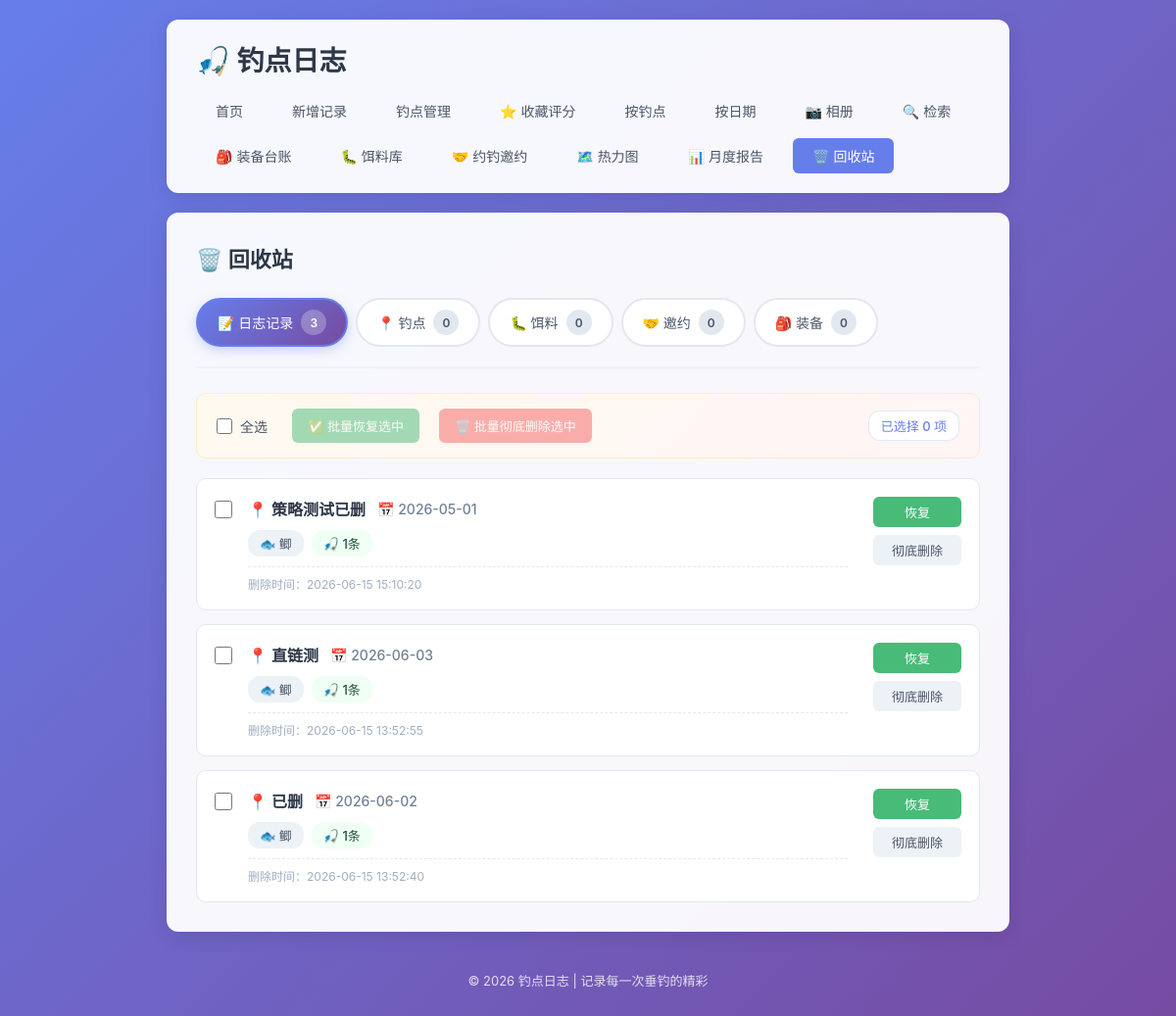
/recycle-bin, run on an earlier commit of the app's database.
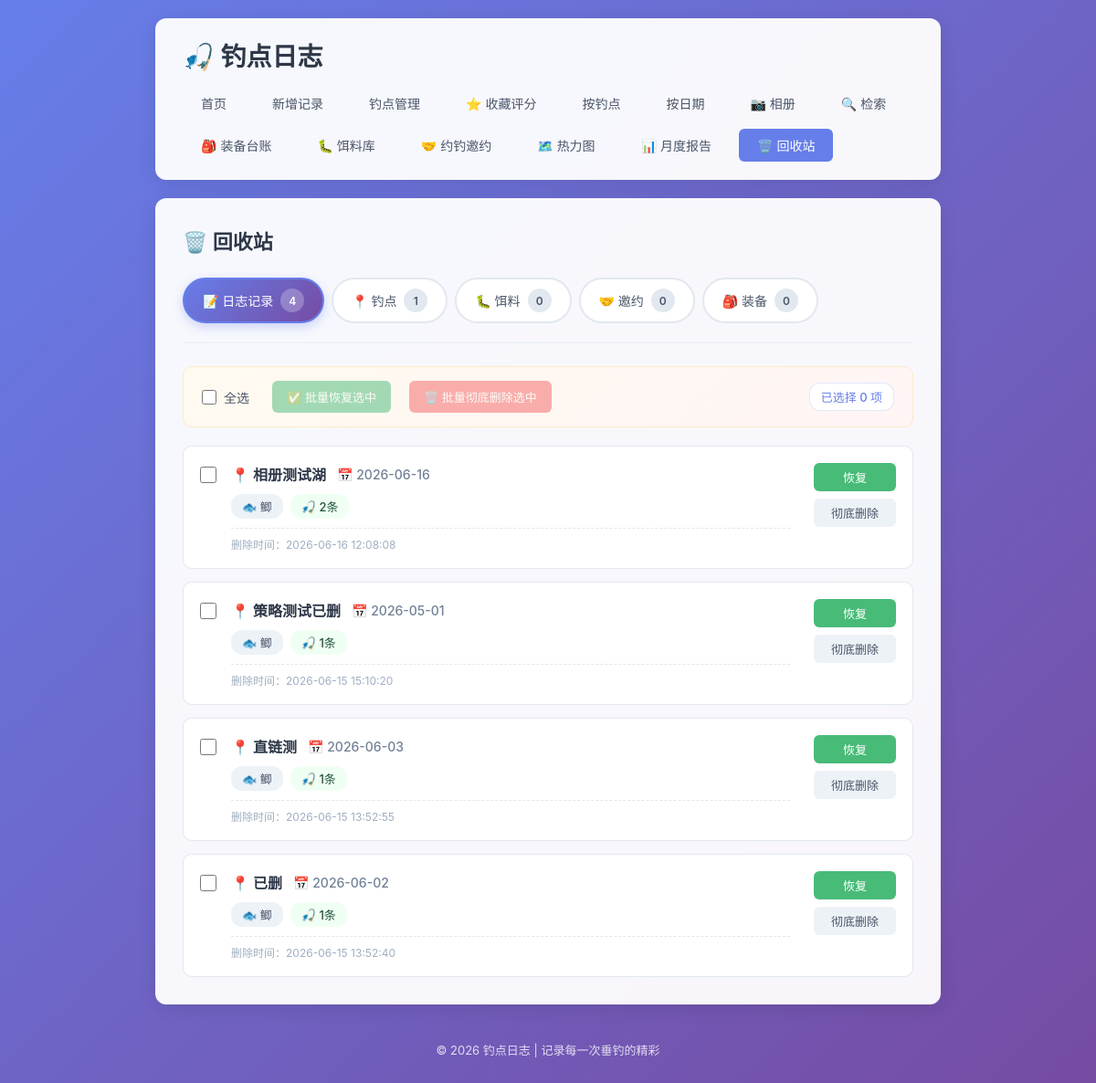
And on a later commit of the database.
### tables this page shows
CREATE TABLE fishing_logs (
            id INTEGER PRIMARY KEY AUTOINCREMENT,
            spot TEXT NOT NULL,
            weather TEXT NOT NULL,
            water_level TEXT NOT NULL,
            bait TEXT NOT NULL,
            fish_species TEXT NOT NULL,
            harvest TEXT NOT NULL,
            next_strategy TEXT,
            created_at DATE NOT NULL
        , temperature TEXT, humidity TEXT, wind TEXT, deleted_at TIMESTAMP, next_strategy_date DATE);

### app.py (the view, shortened to what this page needs)
@app.route('/recycle-bin')
def recycle_bin():
    tab = request.args.get('tab', 'logs')
    valid_tabs = ['logs', 'spots', 'baits', 'invitations', 'equipments']
    if tab not in valid_tabs:
        tab = 'logs'
    conn = get_db()
    log_count = conn.execute('SELECT COUNT(*) FROM fishing_logs WHERE deleted_at IS NOT NULL').fetchone()[0]
    spot_count = conn.execute('SELECT COUNT(*) FROM fishing_spots WHERE deleted_at IS NOT NULL').fetchone()[0]
    bait_count = conn.execute('SELECT COUNT(*) FROM baits WHERE deleted_at IS NOT NULL').fetchone()[0]
    inv_count = conn.execute('SELECT COUNT(*) FROM fishing_invitations WHERE deleted_at IS NOT NULL').fetchone()[0]
    eq_count = conn.execute('SELECT COUNT(*) FROM equipments WHERE deleted_at IS NOT NULL').fetchone()[0]
    items = []
    if tab == 'logs':
        items = conn.execute('''
            SELECT id, spot, created_at, harvest, fish_species, deleted_at
            FROM fishing_logs
            WHERE deleted_at IS NOT NULL
            ORDER BY deleted_at DESC
        ''').fetchall()
    conn.close()
    return render_template(
        'recycle_bin.html',
        tab=tab,
        items=[dict(i) for i in items],
        counts={
            'logs': log_count,
            'spots': spot_count,
            'baits': bait_count,
            'invitations': inv_count,
            'equipments': eq_count
        }
    )

### app.py (called while the page is built)
def get_db():
    conn = sqlite3.connect(DB_PATH)
    conn.row_factory = sqlite3.Row
    return conn

### templates/recycle_bin.html (shortened to what this page needs)
{% extends 'base.html' %}
{% block content %}
    <div class="page-header">
        <h2>🗑️ 回收站</h2>
    </div>
    <div class="recycle-tabs">
        <a href="{{ url_for('recycle_bin', tab='logs') }}" class="recycle-tab {% if tab == 'logs' %}active{% endif %}">
            📝 日志记录 <span class="tab-count">{{ counts.logs }}</span>
        </a>
        <a href="{{ url_for('recycle_bin', tab='spots') }}" class="recycle-tab {% if tab == 'spots' %}active{% endif %}">
            📍 钓点 <span class="tab-count">{{ counts.spots }}</span>
        </a>
        <a href="{{ url_for('recycle_bin', tab='baits') }}" class="recycle-tab {% if tab == 'baits' %}active{% endif %}">
            🐛 饵料 <span class="tab-count">{{ counts.baits }}</span>
        </a>
        <a href="{{ url_for('recycle_bin', tab='invitations') }}" class="recycle-tab {% if tab == 'invitations' %}active{% endif %}">
            🤝 邀约 <span class="tab-count">{{ counts.invitations }}</span>
        </a>
        <a href="{{ url_for('recycle_bin', tab='equipments') }}" class="recycle-tab {% if tab == 'equipments' %}active{% endif %}">
            🎒 装备 <span class="tab-count">{{ counts.equipments }}</span>
        </a>
    </div>
    {% if items %}
        <div class="recycle-toolbar">
            <label class="select-all-label">
                <input type="checkbox" id="selectAllCheckbox">
                <span>全选</span>
            </label>
            <div class="batch-actions">
                <form method="POST" action="{{ url_for('batch_restore') }}" id="batchRestoreForm" class="inline-form">
                    <button type="submit" class="btn btn-success" disabled id="batchRestoreBtn">
                        ✅ 批量恢复选中
                    </button>
                </form>
                <form method="POST" action="{{ url_for('batch_permanent_delete') }}" id="batchDeleteForm" class="inline-form">
                    <button type="submit" class="btn btn-danger" disabled id="batchDeleteBtn" onclick="return confirm('确定要彻底删除选中的项目吗？此操作无法撤销！')">
                        🗑️ 批量彻底删除选中
                    </button>
                </form>
            </div>
            <div class="selected-count" id="selectedCount">已选择 0 项</div>
        </div>
        <div class="recycle-list">
            {% if tab == 'logs' %}
                {% for item in items %}
                    <div class="recycle-card">
                        <label class="item-checkbox">
                            <input type="checkbox" class="item-checkbox-input" value="{{ item['id'] }}">
                        </label>
                        <div class="recycle-card-body">
                            <div class="recycle-card-header">
                                <span class="recycle-spot">📍 {{ item['spot'] }}</span>
                                <span class="recycle-date">📅 {{ item['created_at'] }}</span>
                            </div>
                            <div class="recycle-card-meta">
                                {% if item['fish_species'] %}<span class="meta-tag">🐟 {{ item['fish_species'] }}</span>{% endif %}
                                {% if item['harvest'] %}<span class="meta-tag harvest-tag">🎣 {{ item['harvest'] }}</span>{% endif %}
                            </div>
                            <div class="recycle-card-deleted">
                                删除时间：{{ item['deleted_at'] }}
                            </div>
                        </div>
                        <div class="recycle-card-actions">
                            <form method="POST" action="{{ url_for('restore_item', item_type='logs', item_id=item['id']) }}" class="inline-form">
                                <button type="submit" class="btn btn-success btn-small">恢复</button>
                            </form>
                            <form method="POST" action="{{ url_for('permanent_delete_item', item_type='logs', item_id=item['id']) }}" class="inline-form" onsubmit="return confirm('确定要彻底删除此记录吗？此操作无法撤销！')">
                                <button type="submit" class="btn btn-danger btn-small">彻底删除</button>
                            </form>
                        </div>
                    </div>
                {% endfor %}
            {% endif %}
        </div>
    {% else %}
        <div class="empty-state">
            <p>🗑️ 回收站是空的</p>
        </div>
    {% endif %}
{% endblock %}

### templates/base.html (shortened to what this page needs)
<!DOCTYPE html>
<html lang="zh-CN">
<head>
    <link rel="stylesheet" href="{{ url_for('static', filename='style.css') }}">
</head>
<body>
    <div class="container">
        <header>
            <h1>🎣 钓点日志</h1>
            <nav>
                <a href="{{ url_for('index') }}" class="{% if request.endpoint == 'index' %}active{% endif %}">首页</a>
                <a href="{{ url_for('add_log') }}" class="{% if request.endpoint == 'add_log' %}active{% endif %}">新增记录</a>
                <a href="{{ url_for('spots_list') }}" class="{% if request.endpoint in ['spots_list', 'spot_detail', 'add_spot', 'edit_spot'] %}active{% endif %}">钓点管理</a>
                <a href="{{ url_for('spots_list', filter='favorite') }}" class="{% if request.endpoint == 'spots_list' and request.args.get('filter') == 'favorite' %}active{% endif %}">⭐ 收藏评分</a>
                <a href="{{ url_for('by_spot') }}" class="{% if request.endpoint == 'by_spot' %}active{% endif %}">按钓点</a>
                <a href="{{ url_for('by_date') }}" class="{% if request.endpoint == 'by_date' %}active{% endif %}">按日期</a>
                <a href="{{ url_for('gallery') }}" class="{% if request.endpoint == 'gallery' %}active{% endif %}">📷 相册</a>
                <a href="{{ url_for('search_logs') }}" class="{% if request.endpoint == 'search_logs' %}active{% endif %}">🔍 检索</a>
                <a href="{{ url_for('equipments_list') }}" class="">🎒 装备台账</a>
                <a href="{{ url_for('baits_list') }}" class="{% if request.endpoint in ['baits_list', 'add_bait', 'edit_bait'] %}active{% endif %}">🐛 饵料库</a>
                <a href="{{ url_for('invitations_list') }}" class="{% if request.endpoint in ['invitations_list', 'add_invitation', 'invitations_detail', 'edit_invitation'] %}active{% endif %}">🤝 约钓邀约</a>
                <a href="{{ url_for('heatmap') }}" class="{% if request.endpoint == 'heatmap' %}active{% endif %}">🗺️ 热力图</a>
                <a href="{{ url_for('monthly_report') }}" class="{% if request.endpoint == 'monthly_report' %}active{% endif %}">📊 月度报告</a>
                <a href="{{ url_for('recycle_bin') }}" class="{% if request.endpoint in ['recycle_bin', 'restore_item', 'permanent_delete_item', 'batch_restore', 'batch_permanent_delete'] %}active{% endif %}">🗑️ 回收站</a>
            </nav>
        </header>
        <main>
            {% block content %}{% endblock %}
        </main>
        <footer>
            <p>© 2026 钓点日志 | 记录每一次垂钓的精彩</p>
        </footer>
    </div>
</body>
</html>

What changed in the data, as far as the page shows it:
added fishing_logs: spot "相册测试湖", created_at "2026-06-16", fish_species "鲫", harvest "2条", deleted_at "2026-06-16 12:08:08"
Also different on the page:
{{ counts.logs }}: "3" → "4"
{{ counts.spots }}: "0" → "1"
